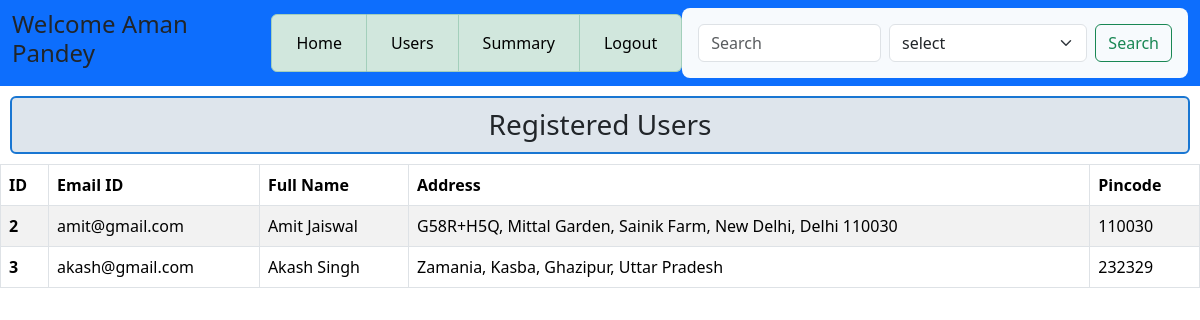
Screenshot of /user_details with the database file from the repository.
### application/models.py (models this page shows)
class Users(db.Model):
    id = db.Column(db.Integer, primary_key=True, autoincrement=True)
    email = db.Column(db.String(50), unique=True, nullable=False)
    password = db.Column(db.String(50), nullable=False)
    fullname = db.Column(db.String(50), nullable=False)
    address = db.Column(db.String(400), nullable=False)
    pincode = db.Column(db.String(10), nullable=False)
    type = db.Column(db.String(10), nullable=False, default="user")  # 'user' or 'admin'

### application/controllers.py (the view)
@app.route('/user_details', methods=['GET'])
def user_details():
    all_users = Users.query.filter_by(type="user").all()
    this_user = Users.query.filter_by(type="admin").first()
    return render_template('admin_user.html', all_users=all_users,this_user=this_user)

### templates/admin_user.html (shortened to what this page needs)
<!DOCTYPE html>
<html lang="en">
<head>
    <link rel="stylesheet" href="/static/css/style.css">
    <link href="https://cdn.jsdelivr.net/npm/bootstrap@5.3.7/dist/css/bootstrap.min.css" rel="stylesheet">
</head>
<body>
    <div id ="main">
        <div id ="canvas">
            <nav class="navbar navbar-expand-lg bg-primary">
                <div class="container-fluid">
                    <h4>Welcome {{this_user.fullname}}</h4>
                    <div class="collapse navbar-collapse" id="navbarSupportedContent">
                        <ul class="navbar-nav mx-auto mb-2 mb-lg-0 list-group list-group-horizontal text-center">
                            <li class="nav-item list-group-item  list-group-item-success">
                                <a class="nav-link active" aria-current="page" href="/admin_dashboard">Home</a>
                            </li>
                            <li class="nav-item list-group-item  list-group-item-success">
                                <a class="nav-link active" aria-current="page" href="/user_details">Users</a>
                            </li>
                            <li class="nav-item list-group-item  list-group-item-success">
                                <a class="nav-link active" aria-current="page" href="#">Summary</a>
                            </li>
                            <li class="nav-item list-group-item  list-group-item-success">
                                <a class="nav-link active" aria-current="page" href="/login">Logout</a>
                            </li>
                        </ul>
                        <form class="d-flex" action="/search">
                            <input class="form-control me-2" type="search" placeholder="Search" aria-label="Search" name="search">
                                <select class="form-select me-2" aria-label="Default select example" name="key">
                                    <option selected>select</option>
                                </select>
                            <input class="btn btn-outline-success" type="submit" value="Search">
                        </form>
                    </div>
                </div>
            </nav>
            <div class ="top-section">
                <div id ="content">
                        <h3 class="heading">Registered Users</h3>
                        <table class="table table-striped table-bordered">
                            <thead>
                                <tr>
                                    <th scope="col">ID</th>
                                    <th scope="col">Email ID</th>
                                    <th scope="col">Full Name</th>
                                    <th scope="col">Address</th>
                                    <th scope="col">Pincode</th>
                                </tr>
                            </thead>
                                <tbody>
                                    {% for user in all_users %}
                                    <tr>
                                        <th scope="row">{{user.id}}</th>
                                        <td>{{user.email}}</td>
                                        <td>{{user.fullname}}</td>
                                        <td>{{user.address}}</td>
                                        <td>{{user.pincode}}</td>
                                    </tr>
                                    {% endfor %}
                                </tbody>
                        </table>
                </div>
            </div>
        </div>
    </div>
</body>
</html>

### static/css/style.css (style rules this page uses)
body { background: #d6d9e6; font-family: Arial, sans-serif; }
.heading { margin:3px; text-align: center; padding-left: 3px; margin: 10px; border: 2px solid #1976d2; padding: 10px; border-radius: 6px; margin-bottom: 10px; background: #dee5ec; }
.d-flex { border-radius: 8px; padding: 16px; background: #f7fafd; }

### rows the page displays
Users: fullname "Aman Pandey"
Users: id "2", email "amit@gmail.com", fullname "Amit Jaiswal", address "G58R+H5Q, Mittal Garden, Sainik Farm, New Delhi, Delhi 110030", pincode "110030"
Users: id "3", email "akash@gmail.com", fullname "Akash Singh", address "Zamania, Kasba, Ghazipur, Uttar Pradesh", pincode "232329"
